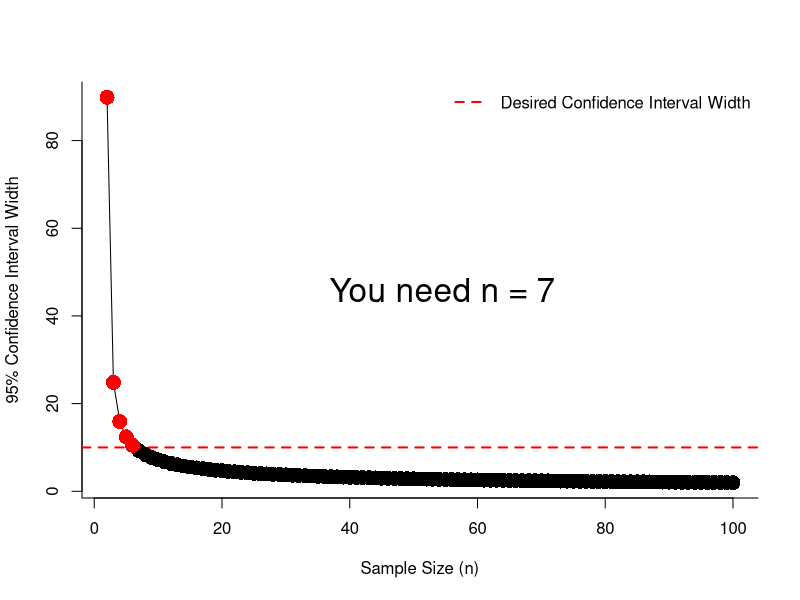
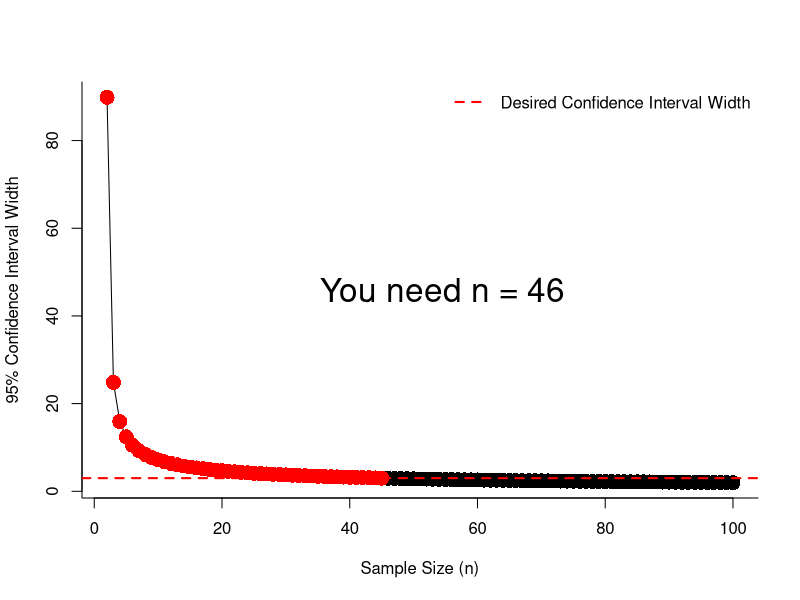

These charts were generated, in order, by the following R code:
#  Function to estimate confidence interval width (in the units of measurement) as a function of sample size (from known standard deviation)
#     inputs:
#        SD: this is the only manditory value, it can be a vector or a single value. If it is a vector, the standard deviation of the vector is used. If it is a single number, this is used as the standard deviation   
#        LowerBound: the MINIMUM sample size you wish to consider (default = 2)... !!! NOTE should be higher than 2
#        UpperBound: the MAXIMUM sample size you wish to consider (default = 100)
#        alpha: the desired level of confidence (default = 0.05, i.e., 95% confidence interval)
#        DesiredCI: the desired confidence interval width (in units of measurement)      
#
#     outputs:
#         OP: a data frame containing the the sample size and resulting confidence interval width, and the SS sample size needed if DesiredCI is provided
#
#     figure: a plot of confidence interval width as a function of sample size


SS_Est <- function(SD, LowerBound = 2, UpperBound = 100, alpha = 0.05, DesiredCI = NULL){
   OP <- list()
   if(length(SD) > 1){
      SD <- sd(SD, na.rm = T)
   }
   CI <- rep(NA, length(LowerBound:UpperBound))
   SD <- 5
   for(i in LowerBound:UpperBound){
      DF <- i - 1
      SE <- SD/sqrt(i)
      ME <- qt(1-(alpha/2), DF)*SE
      CI[i - LowerBound + 1] <- 2*ME
   }
   if(min(CI, na.rm = T) > DesiredCI){
      print("WARNING!!! You need a larger sample size than currently provided by 'UpperBound'. Increase 'UpperBOund'")
   }
   if(!DesiredCI){
      plot(LowerBound:UpperBound, CI, bty = "l", pch = 16, cex = 2, ylab = paste((1-alpha)*100, "% Confidence Interval Width (in units of measurement)", sep = ""), type = "o", xlab = "Sample Size (n)")
   }
   if(DesiredCI){
      if(length(which(CI > DesiredCI))){
         SS <- max(which(CI > DesiredCI), na.rm = T) + LowerBound
         plot(LowerBound:UpperBound, CI, bty = "l", pch = 16, cex = 2, ylab = paste((1-alpha)*100, "% Confidence Interval Width", sep = ""), type = "o", xlab = "Sample Size (n)")
         abline(h = DesiredCI, lwd = 2, lty = 2, col = "red")
         points(LowerBound:(SS-1), CI[1:(SS-LowerBound)], pch = 16, cex = 2, col = "red")
         legend("topright", "Desired Confidence Interval Width", lty = 2, lwd = 2, col = "red", bty = "n")
         legend("center", paste("You need n =", SS), cex = 2, bty = "n")
      }
      if(!length(which(CI > DesiredCI))){
         print("WARNING!!! You achieve you're desired CI width at a smaller sample size than 'LowerBound'. Decrease 'LowerBound'")
      }
   }
   OP[[1]] <- as.data.frame(cbind(LowerBound:UpperBound, CI))
   colnames(OP[[1]]) <- c("n","CI_Width")
   OP[[2]] <- SS
   names(OP) <- c("DF", "SS")
   return(OP)
}


# example using the a standard deviation = 5 and a desired confidence interval under 10 (in the units of measurement)
Ex1<-SS_Est(5, DesiredCI = 10)

# full data frame
Ex1$DF

# the sample size you need to reach a confidence interval width < 'DesiredCI'
Ex1$SS



# example using a vector and a desired CI width of 3
tmpV <- rnorm(100, 74, 12.5)
Ex2 <- SS_Est(tmpV, DesiredCI = 3)

# full data frame
Ex2$DF

# the sample size you need to reach a confidence interval width < 'DesiredCI'
Ex2$SS



